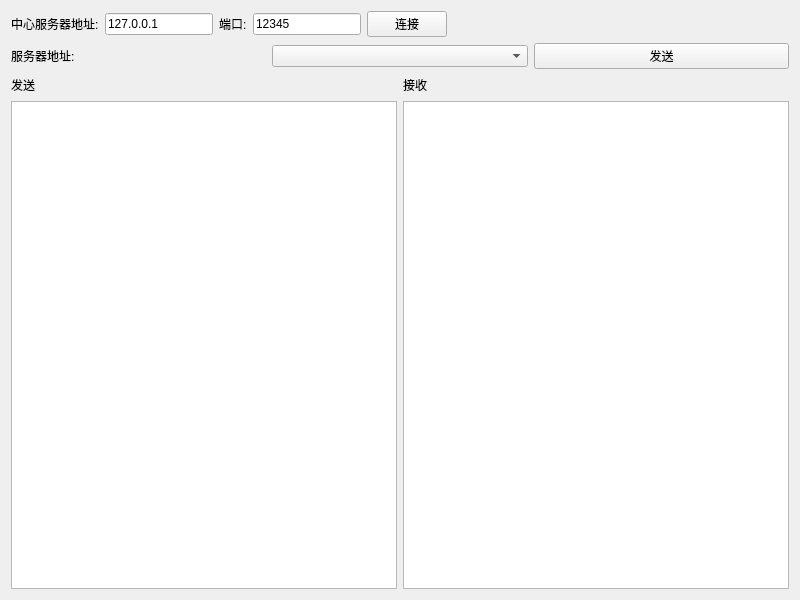
<?xml version="1.0" encoding="UTF-8"?>
<ui version="4.0">
 <class>Widget</class>
 <widget class="QWidget" name="Widget">
  <property name="geometry">
   <rect>
    <x>0</x>
    <y>0</y>
    <width>800</width>
    <height>600</height>
   </rect>
  </property>
  <property name="windowTitle">
   <string>Widget</string>
  </property>
  <layout class="QVBoxLayout" name="verticalLayout_3">
   <item>
    <layout class="QHBoxLayout" name="horizontalLayout_5">
     <item>
      <layout class="QHBoxLayout" name="horizontalLayout_3">
       <item>
        <layout class="QHBoxLayout" name="horizontalLayout_2">
         <item>
          <widget class="QLabel" name="label">
           <property name="text">
            <string>中心服务器地址:</string>
           </property>
          </widget>
         </item>
         <item>
          <widget class="QLineEdit" name="lineEdit">
           <property name="text">
            <string>127.0.0.1</string>
           </property>
          </widget>
         </item>
        </layout>
       </item>
       <item>
        <layout class="QHBoxLayout" name="horizontalLayout">
         <item>
          <widget class="QLabel" name="label_3">
           <property name="text">
            <string>端口:</string>
           </property>
          </widget>
         </item>
         <item>
          <widget class="QLineEdit" name="lineEditport">
           <property name="text">
            <string>12345</string>
           </property>
          </widget>
         </item>
        </layout>
       </item>
      </layout>
     </item>
     <item>
      <layout class="QHBoxLayout" name="horizontalLayout_4"/>
     </item>
     <item>
      <widget class="QPushButton" name="pushButton">
       <property name="text">
        <string>连接</string>
       </property>
      </widget>
     </item>
     <item>
      <spacer name="horizontalSpacer">
       <property name="orientation">
        <enum>Qt::Horizontal</enum>
       </property>
       <property name="sizeHint" stdset="0">
        <size>
         <width>40</width>
         <height>20</height>
        </size>
       </property>
      </spacer>
     </item>
    </layout>
   </item>
   <item>
    <layout class="QHBoxLayout" name="horizontalLayout_6">
     <item>
      <widget class="QLabel" name="label_4">
       <property name="text">
        <string>服务器地址:</string>
       </property>
      </widget>
     </item>
     <item>
      <widget class="QComboBox" name="comboBox"/>
     </item>
     <item>
      <widget class="QPushButton" name="pushButtonsend">
       <property name="minimumSize">
        <size>
         <width>0</width>
         <height>20</height>
        </size>
       </property>
       <property name="maximumSize">
        <size>
         <width>16777215</width>
         <height>2030</height>
        </size>
       </property>
       <property name="text">
        <string>发送</string>
       </property>
      </widget>
     </item>
    </layout>
   </item>
   <item>
    <layout class="QHBoxLayout" name="horizontalLayout_7">
     <item>
      <layout class="QVBoxLayout" name="verticalLayout">
       <item>
        <widget class="QLabel" name="label_6">
         <property name="minimumSize">
          <size>
           <width>0</width>
           <height>20</height>
          </size>
         </property>
         <property name="maximumSize">
          <size>
           <width>16777215</width>
           <height>20</height>
          </size>
         </property>
         <property name="text">
          <string>发送</string>
         </property>
        </widget>
       </item>
       <item>
        <widget class="QTextEdit" name="textEditsend"/>
       </item>
      </layout>
     </item>
     <item>
      <layout class="QVBoxLayout" name="verticalLayout_2">
       <item>
        <widget class="QLabel" name="label_5">
         <property name="minimumSize">
          <size>
           <width>0</width>
           <height>20</height>
          </size>
         </property>
         <property name="maximumSize">
          <size>
           <width>16777215</width>
           <height>20</height>
          </size>
         </property>
         <property name="text">
          <string>接收</string>
         </property>
        </widget>
       </item>
       <item>
        <widget class="QTextEdit" name="textEdit"/>
       </item>
      </layout>
     </item>
    </layout>
   </item>
  </layout>
 </widget>
 <resources/>
 <connections/>
</ui>
